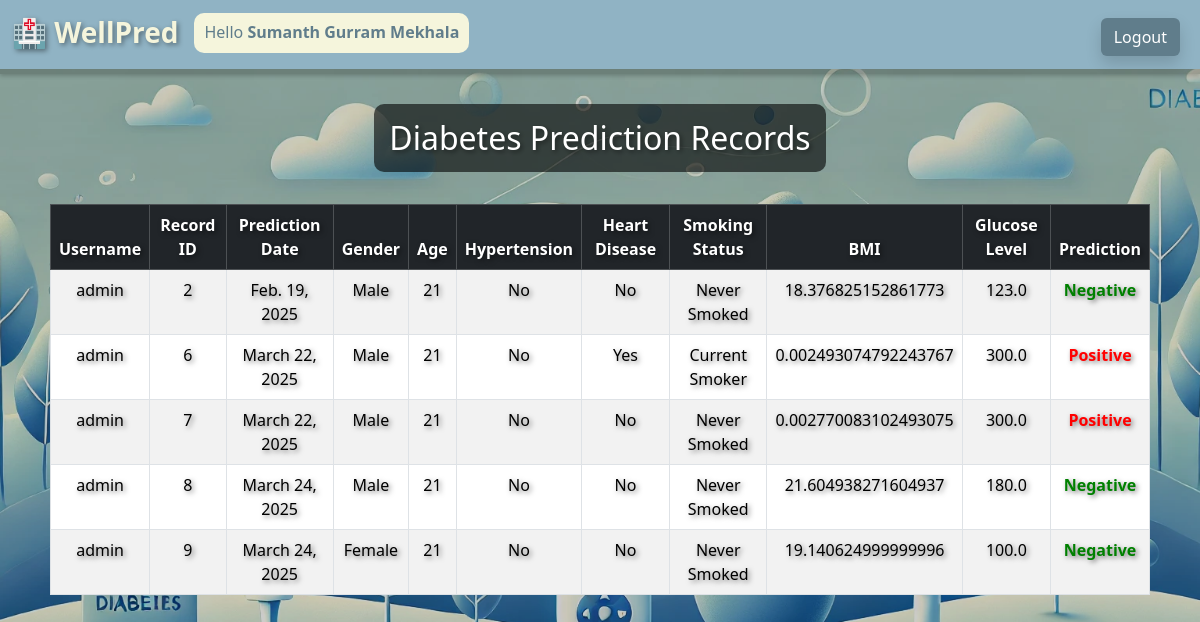
The page /diabetes/records (signed in) on the database its author committed.
### app1/models.py (models this page shows, shortened)
class DiabetesRecord(models.Model):
    GENDER_CHOICES = [
        (1, "Male"),
        (0, "Female")
    ]
    SMOKING_CHOICES = [
        (3, "Former Smoker"),
        (1, "Current Smoker"),
        (4, "Never Smoked")
    ]
    PREDICTION_CHOICES = [
        (1, "Positive"),
        (0, "Negative")
    ]
    user_id = models.ForeignKey(User, on_delete=models.CASCADE)
    record_id = models.AutoField(primary_key=True)
    prediction_date = models.DateField(auto_now_add=True)
    gender = models.IntegerField(choices=GENDER_CHOICES)
    age = models.IntegerField()
    hypertension = models.BooleanField(default=False)
    heart_disease = models.BooleanField(default=False)
    smoking_status = models.IntegerField(choices=SMOKING_CHOICES)
    bmi = models.FloatField()
    glucose_level = models.FloatField()
    prediction = models.IntegerField(choices=PREDICTION_CHOICES)

### app1/views.py (the view)
@login_required(login_url="loginuser")
def render_diabetes_records(request):
    if request.user.is_authenticated:
        print("YASSS")
        records = DiabetesRecord.objects.filter(user_id=request.user)
    else:
        print("NAURR")
        records = None
    return render(request, "diabetes_records.html", {"records":records})

### templates/diabetes_records.html (shortened to what this page needs)
<!doctype html>
<html lang="en">
<head>
    <link href="https://cdn.jsdelivr.net/npm/bootstrap@5.3.3/dist/css/bootstrap.min.css" rel="stylesheet">
    {% load static %}
</head>
<body>
    {% include 'navbar.html' %}
    <div class="content">
        <h2 class="heading-background">Diabetes Prediction Records</h2>
        {% if records %}
            <div class="table-responsive mt-4">
                <table class="table table-bordered table-striped text-center">
                    <thead class="table-dark">
                        <tr>
                            <th>Username</th>
                            <th>Record ID</th>
                            <th>Prediction Date</th>
                            <th>Gender</th>
                            <th>Age</th>
                            <th>Hypertension</th>
                            <th>Heart Disease</th>
                            <th>Smoking Status</th>
                            <th>BMI</th>
                            <th>Glucose Level</th>
                            <th>Prediction</th>
                        </tr>
                    </thead>
                    <tbody>
                        {% for record in records %}
                        <tr>
                            <td>{{ record.user_id }}</td>
                            <td>{{ record.record_id }}</td>
                            <td>{{ record.prediction_date }}</td>
                            <td>{{ record.get_gender_display }}</td>
                            <td>{{ record.age }}</td>
                            <td>{{ record.hypertension|yesno:"Yes,No" }}</td>
                            <td>{{ record.heart_disease|yesno:"Yes,No" }}</td>
                            <td>{{ record.get_smoking_status_display }}</td>
                            <td>{{ record.bmi }}</td>
                            <td>{{ record.glucose_level}}</td>
                            <td style="font-weight: bold; color: {% if record.prediction == 1 %}red{% else %}green{% endif %};">
                                {{ record.get_prediction_display }}
                            </td>
                        </tr>
                        {% endfor %}
                    </tbody>
                </table>
            </div>
        {% else %}
            <div class="no-records">
                <h4 class="heading-background">You have no previous prediction records</h4>
            </div>
        {% endif %}
    </div>
</body>
</html>

### templates/navbar.html (shortened to what this page needs)
<nav class="navbar navbar-expand-lg" style="padding-bottom: 0%; padding-top: 0%; border-bottom: 5px solid rgba(0, 0, 0, 0.2); box-shadow: 0px 2px 4px rgba(0, 0, 0, 0.2);">
    <div class="container-fluid" style="background-color: #90b3c4; padding-top: 10px; padding-bottom: 5px;">
        <a class="navbar-brand" href="{% url 'homepage' %}">
            <h3 style="color: beige; text-shadow: 2px 2px 5px rgba(0, 0, 0, 0.4);"><strong>🏥 WellPred</strong></h3>
        </a>
        <div class="collapse navbar-collapse" id="navbarSupportedContent">
            <ul class="navbar-nav me-auto mb-2 mb-lg-0">
                {% if request.user.is_authenticated %}
                <li class="nav-item">
                    <div style="background-color: beige; border: 10px; border-radius: 10px;">
                        <h6 align="center" style="padding: 10px; color: #607D8B;">
                            Hello <strong>{{ request.user.first_name }} {{ request.user.last_name }}</strong>
                        </h6>
                    </div>
                </li>
                {% endif %}
            </ul>
            <ul class="navbar-nav ms-auto">
                {% if request.user.is_authenticated %}
                <li class="nav-item">
                    <a href="{% url 'logoutuser' %}" class="nav-link">
                        <button class="btn shadow" type="submit" style="box-shadow: 2px 2px 6px rgba(0, 0, 0, 0.4); background-color: #607D8B; color: white">Logout</button>
                    </a>
                </li>
                {% endif %}
            </ul>
        </div>
    </div>
</nav>

### rows shown on the page
DiabetesRecord: user_id "admin", record_id "2", prediction_date "Feb. 19, 2025", gender "Male", age "21", hypertension "No", heart_disease "No", smoking_status "Never Smoked", bmi "18.376825152861773", glucose_level "123.0", prediction "Negative"
DiabetesRecord: user_id "admin", record_id "6", prediction_date "March 22, 2025", gender "Male", age "21", hypertension "No", heart_disease "Yes", smoking_status "Current Smoker", bmi "0.002493074792243767", glucose_level "300.0", prediction "Positive"
DiabetesRecord: user_id "admin", record_id "7", prediction_date "March 22, 2025", gender "Male", age "21", hypertension "No", heart_disease "No", smoking_status "Never Smoked", bmi "0.002770083102493075", glucose_level "300.0", prediction "Positive"
DiabetesRecord: user_id "admin", record_id "8", prediction_date "March 24, 2025", gender "Male", age "21", hypertension "No", heart_disease "No", smoking_status "Never Smoked", bmi "21.604938271604937", glucose_level "180.0", prediction "Negative"
DiabetesRecord: user_id "admin", record_id "9", prediction_date "March 24, 2025", gender "Female", age "21", hypertension "No", heart_disease "No", smoking_status "Never Smoked", bmi "19.140624999999996", glucose_level "100.0", prediction "Negative"

### other values the page prints
{{ request.user.first_name }} "Sumanth"
{{ request.user.last_name }} "Gurram Mekhala"
